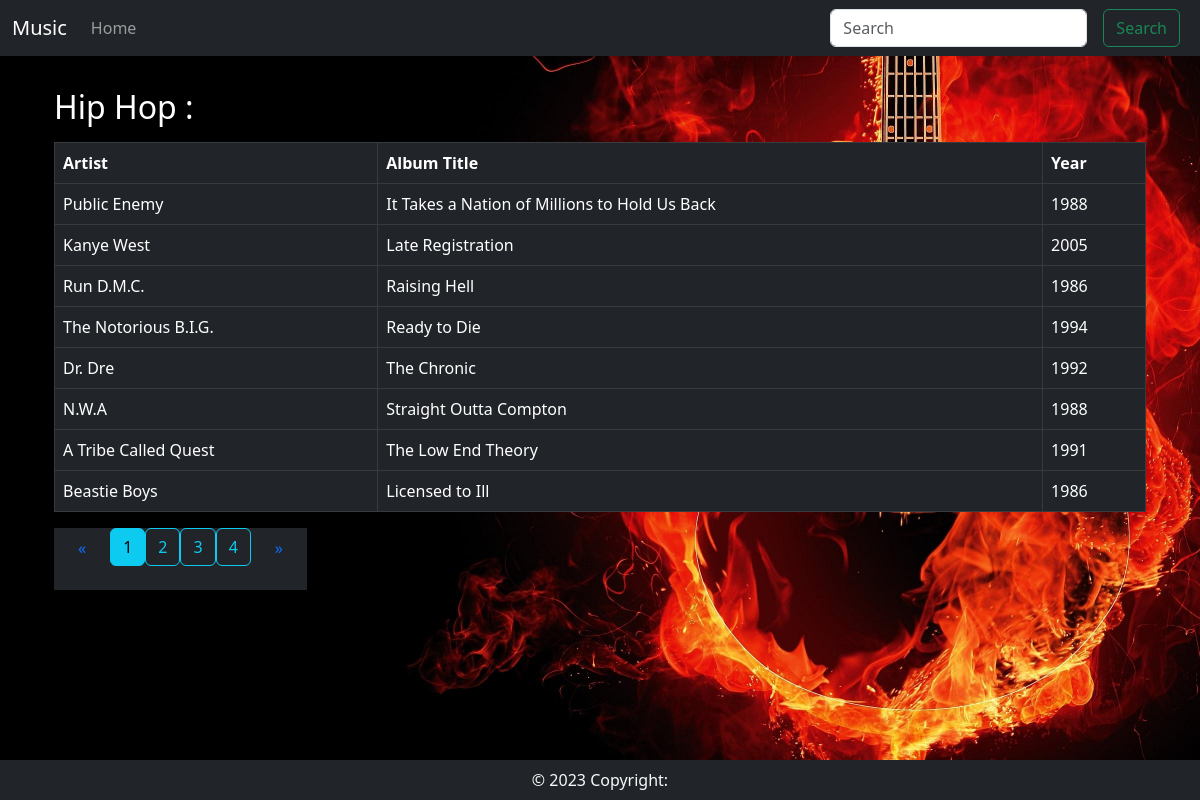
/genre/Hip Hop, run on an earlier commit of the app's database.
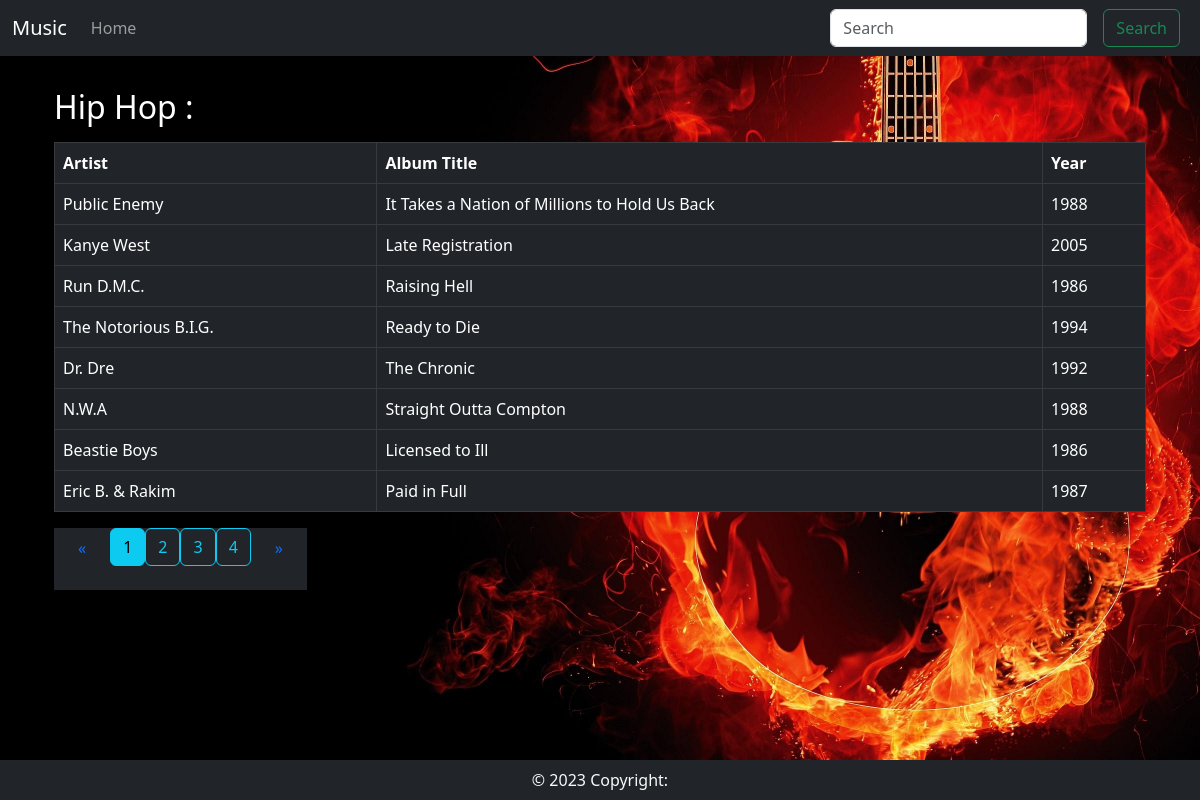
And on a later commit of the database.
### src/models/models.py (models this page shows, shortened)
class Genre(db.Model):
    id = db.Column(db.Integer(), primary_key=True)
    genre = db.Column(db.String(length=255), nullable=False, unique=True)

class Album(db.Model):
    id = db.Column(db.Integer(), primary_key=True)
    album_title = db.Column(db.String(length=255), nullable=False)
    released_date = db.Column(db.String(length=4), nullable=False)
    artist_id = db.Column(db.Integer(), db.ForeignKey("artist.id"), nullable=False)
    genre_id = db.Column(db.Integer(), db.ForeignKey("genre.id"))
    artist = db.relationship("Artist", backref="album")
    genre = db.relationship("Genre", backref="album")
    link = db.relationship("Link", backref="album", cascade="all")

class Artist(db.Model):
    id = db.Column(db.Integer(), primary_key=True)
    artist_name = db.Column(db.String(length=255), nullable=False, unique=True)

### src/views/main.py (the view)
@main.route("/genre/<string:type>")
def genre_page(type):
    page = request.args.get("page", 1, type=int)
    content = ContentService.get_content_by_genre(type, page)
    return render_template("genre_page.html", content=content, genre=type)

### src/forms/forms.py
class SearchForm(FlaskForm):
    searched = StringField("Search", validators=[DataRequired()])
    submit = SubmitField("Search")

### src/services/content_service.py (called while the page is built)
    @staticmethod
    def get_content_by_genre(genre, page):
        rows_per_page = int(getenv("ROWS_PER_PAGE"))
        return Artist.query.join(Album, Album.artist_id == Artist.id) \
            .join(Genre, Genre.id == Album.genre_id) \
            .add_columns(Artist.artist_name, Album.album_title, Genre.genre, Album.released_date) \
            .filter(Genre.genre == genre) \
            .paginate(page=page,
                      per_page=rows_per_page)

### src/views/main.py (called while the page is built)
@main.context_processor
def base():
    form = SearchForm()
    return dict(form=form)

### src/templates/genre_page.html (shortened to what this page needs)
{% extends 'base.html' %}
{% import 'includes/_macros.html' as macros %}
{% block content %}
<div class="container">
    <div class="row mt-4">
        <div class="col mt-5">
            <h2 class="my-3">{{ genre }} :</h2>
            {% include 'includes/genre_table.html' %}
              {% if content %}
                <div class="pagination mb-2">
                    {{ macros.pagination_widget(content, 'main.genre_page', type=genre) }}
                </div>
            {% endif %}
        </div>
    </div>
</div>
{% endblock %}

### src/templates/base.html (shortened to what this page needs)
<!doctype html>
<html lang="en">
<head>
    {% include './includes/style.html' %}
</head>
{% block body %}
<body>
<header>
    {% include '/includes/navbar.html' %}
</header>
<main>
    <div class="container">
        {% block content %}
        {% endblock %}
    </div>
</main>
{% include '/includes/footer.html' %}
</body>
{% endblock %}
</html>

### src/templates/includes/_macros.html
{% macro pagination_widget(pagination, endpoint) %}
<ul class="pagination bg-dark mt-0">
    <li class="mx-3 p-2 {% if not pagination.has_prev %}disabled{% endif %}">
        <a href="{% if pagination.has_prev %}{{ url_for(endpoint, page=pagination.prev_num, **kwargs) }}{% else %}#{% endif %}">
            &laquo;
        </a>
    </li>
    {% for p in pagination.iter_pages() %}
        {% if p %}
            {% if p == pagination.page %}
            <li class="active">
                <a href="{{ url_for(endpoint, page=p, **kwargs) }}" class="btn btn-info mb-4">{{ p }}</a>
            </li>
            {% else %}
            <li >
                <a href="{{ url_for(endpoint, page=p, **kwargs) }}" class="btn btn-outline-info mb-4">{{ p }}</a>
            </li>
            {% endif %}
        {% else %}
        <li class="disabled btn btn-outline-info mb-4"><a href="#">&hellip;</a></li>
        {% endif %}
    {% endfor %}
    <li class="mx-3 p-2 {% if not pagination.has_next %}disabled{% endif %}">
        <a  href="{% if pagination.has_next %}{{ url_for(endpoint, page=pagination.next_num, **kwargs) }}{% else %}#{% endif %}">
            &raquo;
        </a>
    </li>
</ul>
{% endmacro %}

### src/templates/includes/style.html (shortened to what this page needs)
<link href="https://cdn.jsdelivr.net/npm/bootstrap@5.3.0/dist/css/bootstrap.min.css" rel="stylesheet">
<link rel="stylesheet" href="/static/css/main.css">

### src/templates/includes/navbar.html (shortened to what this page needs)
<nav class="navbar navbar-expand-md navbar-dark bg-dark fixed-top">
    <div class="container-fluid">
        <a class="navbar-brand" href="{{ url_for('main.home_page') }}">
            Music</a>
        <div class="collapse navbar-collapse" id="navbarSupportedContent">
            <ul class="navbar-nav me-auto mb-2 mb-lg-0">
                <li class="nav-item active">
                    <a class="nav-link" href="{{ url_for('main.home_page')}}">Home </a>
                </li>
            </ul>
            <form class="d-flex" role="search" action="{{ url_for('main.search') }}" method="POST">
                <input class="form-control me-2" name="searched" type="search" placeholder="Search" aria-label="Search">
                <button class="btn btn-outline-success mx-2" type="submit">Search</button>
            </form>
        </div>
    </div>
</nav>

### src/templates/includes/genre_table.html
<table class="table table-bordered table-hover table-dark">
    <thead>
    <tr>
        <th scope="col">Artist</th>
        <th scope="col">Album Title</th>
        <th scope="col">Year</th>
    </tr>
    </thead>
    <tbody>
    {% for  item in content %}
    <tr>
        <td>{{item.artist_name}}</td>
        <td>{{item.album_title}}</td>
        <td>{{item.released_date}}</td>
    </tr>
    {% endfor %}
    </tbody>
</table>

### src/templates/includes/footer.html
<footer class="footer  py-2 bg-dark fixed-bottom">
  <div class="container text-center mx-auto">
    <span class="text-light">
      © <script>document.write(new Date().getFullYear())</script> Copyright:
    </span>
  </div>
</footer>

### src/static/css/main.css (style rules this page uses)
body { background-image: url('../img/img-bg.jpg'); background-size: cover; background-repeat: no-repeat; background-attachment: fixed }
h1,h2 { color: white; }
ul.pagination a { text-decoration: none; }

What changed in the data, as far as the page shows it:
no longer on this page (row edited): Album: artist_name "A Tribe Called Quest", album_title "The Low End Theory", released_date "1991"
now on this page (row unchanged): Album: artist_name "Eric B. & Rakim", album_title "Paid in Full", released_date "1987"
